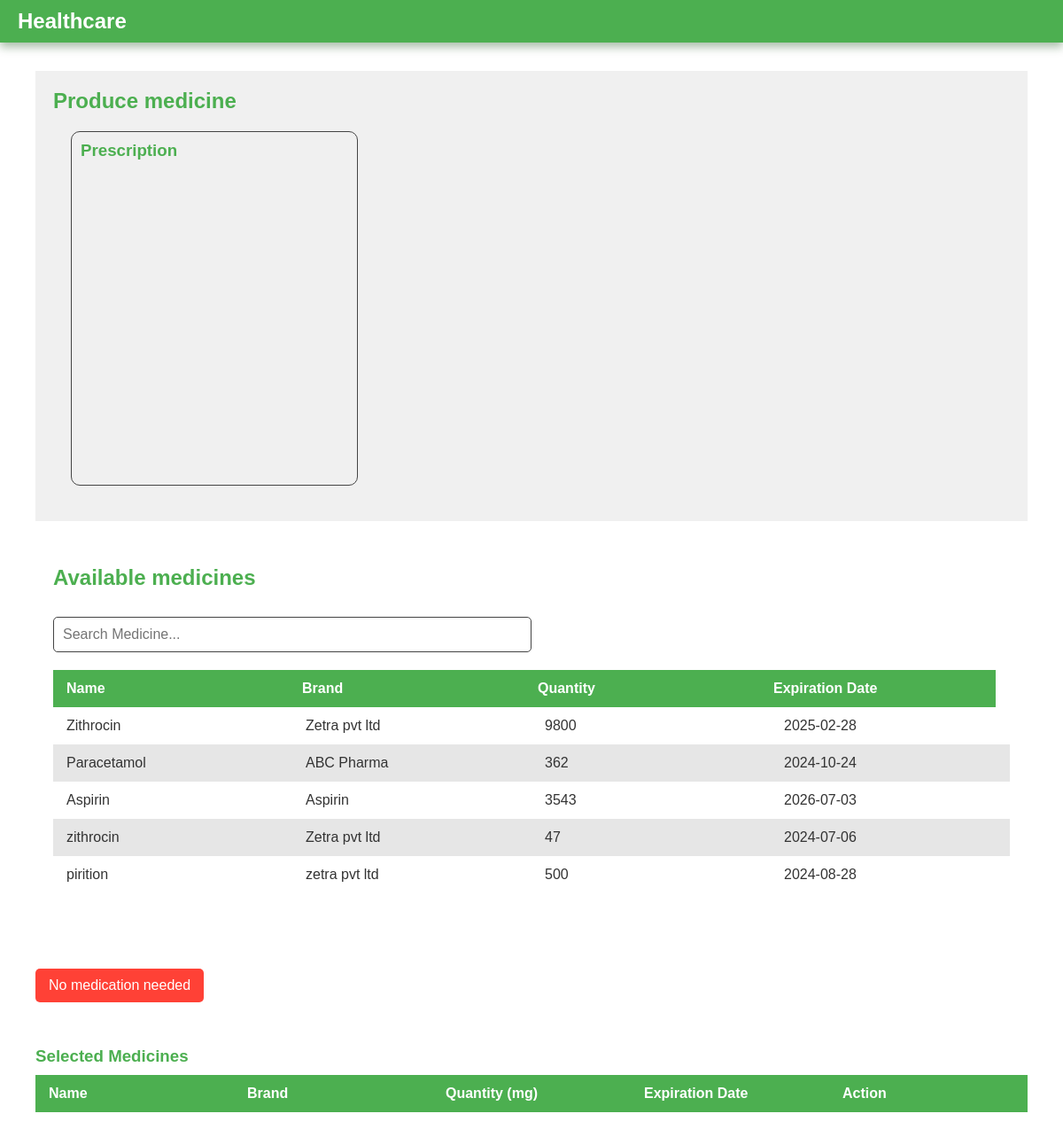
Before: /pharmasist/produce.php with the older database file.
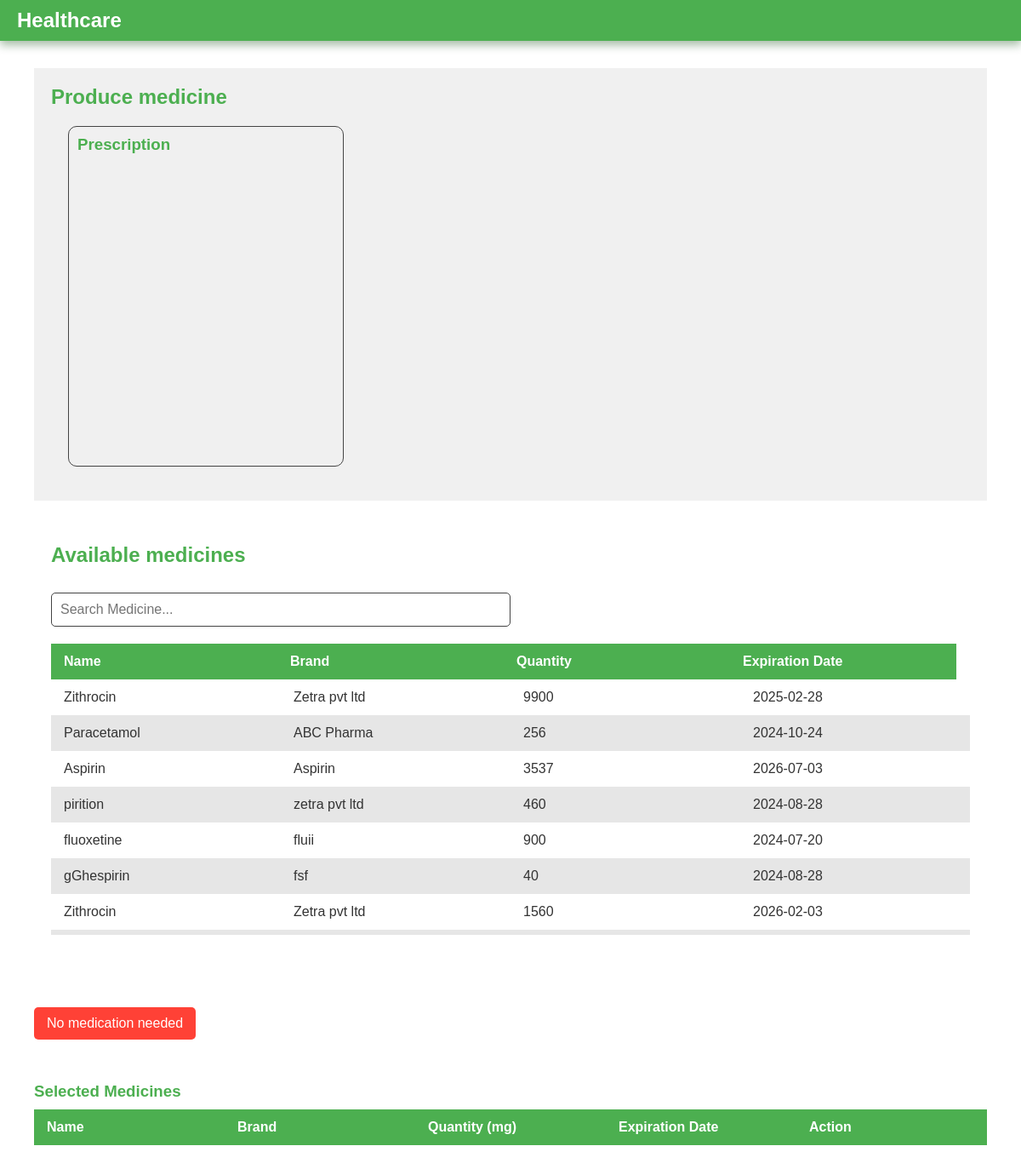
After: the same page with the newer database file.
### tables this page shows
CREATE TABLE IF NOT EXISTS `medicines` (
  `id` int NOT NULL AUTO_INCREMENT,
  `name` varchar(50) DEFAULT NULL,
  `brand` varchar(50) DEFAULT NULL,
  `quantity` int DEFAULT NULL,
  `exp` date DEFAULT NULL,
  `purchase_date` date DEFAULT NULL,
  `outofstock_date` date DEFAULT NULL,
  PRIMARY KEY (`id`)
);

### connection.php (called while the page is built, shortened)
<?php
class Database
{
    public static $connection;
    public static function SetUpConnection()
    {
        if (!isset(Database::$connection)) {
            Database::$connection = new mysqli(DB_HOST, DB_USER, DB_PASS, DB_NAME, DB_PORT);
        }
    }
    public static function search($q)
    {
        return Database::$connection->query($q);
    }
}

### pharmasist/produce.php (the view, shortened to what this page needs)
<?php
require_once "../connection.php";
?>
<!DOCTYPE html>
<html lang="en">
<head>
    <link rel="stylesheet" href="../assets/css/common.css">
    <link rel="stylesheet" href="../pharmasist/pharmasist.css">
    <link rel="stylesheet" href="../assets/css/header.css">
</head>
<body>
    <?php
    $pdi = $_GET["pid"];
    $res = Database::search("SELECT * FROM `patients_details` INNER JOIN `registered_patients` ON `registered_patients`.`p_id` =`patients_details`.`patients_id` WHERE `id` = '$pdi'");
    $pdata = $res->fetch_assoc();
    ?>
    <header>
        <div class="logo">Healthcare</div>
    </header>
    <div class="main-container">
        <div class="content" id="content">
            <div class="maindiv">
                <div class="left ">
                    <h2 class="content-title">Produce medicine</h2>
                    <div class="health-issues">
                        <h3><?php echo $pdata["name"] ?> Prescription</h3>
                    </div>
                </div>
                <div class="right ">
                    <h2 class="content-title">Available medicines</h2>
                    <input type="text" id="searchBar" placeholder="Search Medicine..." onkeyup="filterTable()">
                    <table id="dataTable">
                        <thead>
                            <tr>
                                <th>Name</th>
                                <th>Brand</th>
                                <th>Quantity</th>
                                <th>Expiration Date</th>
                            </tr>
                        </thead>
                        <tbody class="dataBody">
                            <?php
                            $d = new DateTime();
                            $tz = new DateTimeZone("Asia/Colombo");
                            $d->setTimezone($tz);
                            $date = $d->format('Y-m-d');
                            $mediResultSet = Database::search("SELECT * FROM `medicines` WHERE `exp`  > '" . $date . "' AND `quantity` > '0'");
                            if ($mediResultSet->num_rows > 0) {
                                $medicines = $mediResultSet->fetch_all(MYSQLI_ASSOC);
                                foreach ($medicines as $medicine) {
                            ?>
                                    <tr class="dataRow" onclick="addToNewTable(this)">
                                        <td class="name"><?php echo $medicine['name'] ?></td>
                                        <td class="brand"><?php echo $medicine['brand'] ?></td>
                                        <td class="quantity"><?php echo $medicine['quantity'] ?></td>
                                        <td class="exp"><?php echo $medicine['exp'] ?></td>
                                    </tr>
                            <?php
                                }
                            }
                            ?>
                        </tbody>
                    </table>
                </div>
            </div>
            <button onclick="cancelMedicine(<?php echo $pdi ?>)" class="no-med-needed">No medication needed</button>
            <h3>Selected Medicines</h3>
            <table id="selectedTable">
                <thead>
                    <tr>
                        <th>Name</th>
                        <th>Brand</th>
                        <th>Quantity (mg)</th>
                        <th>Expiration Date</th>
                        <th>Action</th>
                    </tr>
                </thead>
            </table>
        </div>
    </div>
</body>
</html>

Changed rows visible on the page:
no longer on this page (row edited): medicines: name "zithrocin", brand "Zetra pvt ltd", quantity "47", exp "2024-07-06"
changed medicines (number 1 of 7 on the later page): quantity "9800" → "9900"
changed medicines "Paracetamol": quantity "362" → "256"
changed medicines "Aspirin": quantity "3543" → "3537"
changed medicines "pirition": quantity "500" → "460"
added medicines: name "fluoxetine", brand "fluii", quantity "900", exp "2024-07-20"
added medicines: name "gGhespirin", brand "fsf", quantity "40", exp "2024-08-28"
added medicines: name "Zithrocin", brand "Zetra pvt ltd", quantity "1560", exp "2026-02-03"
